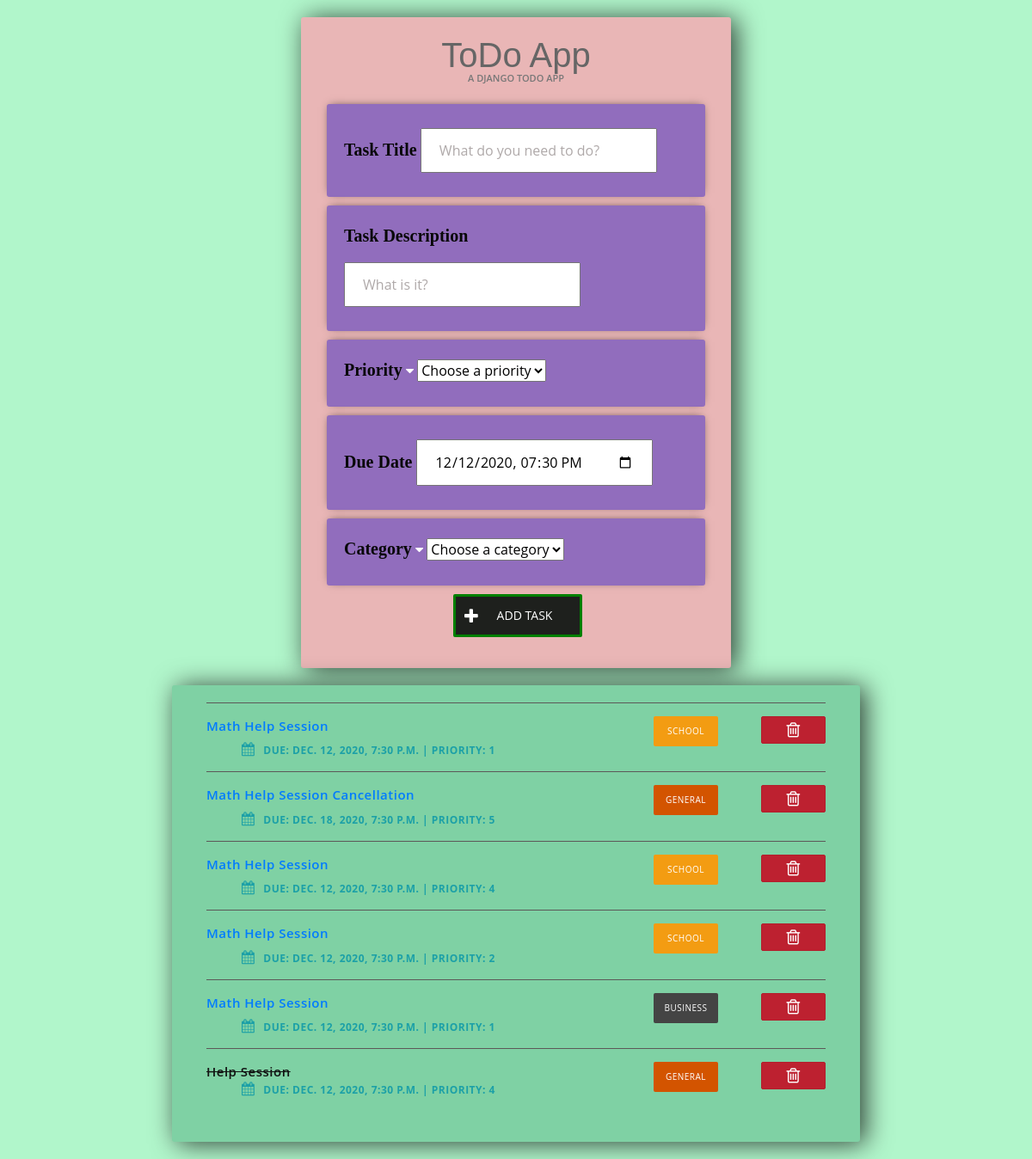
Before: / with the older database file.
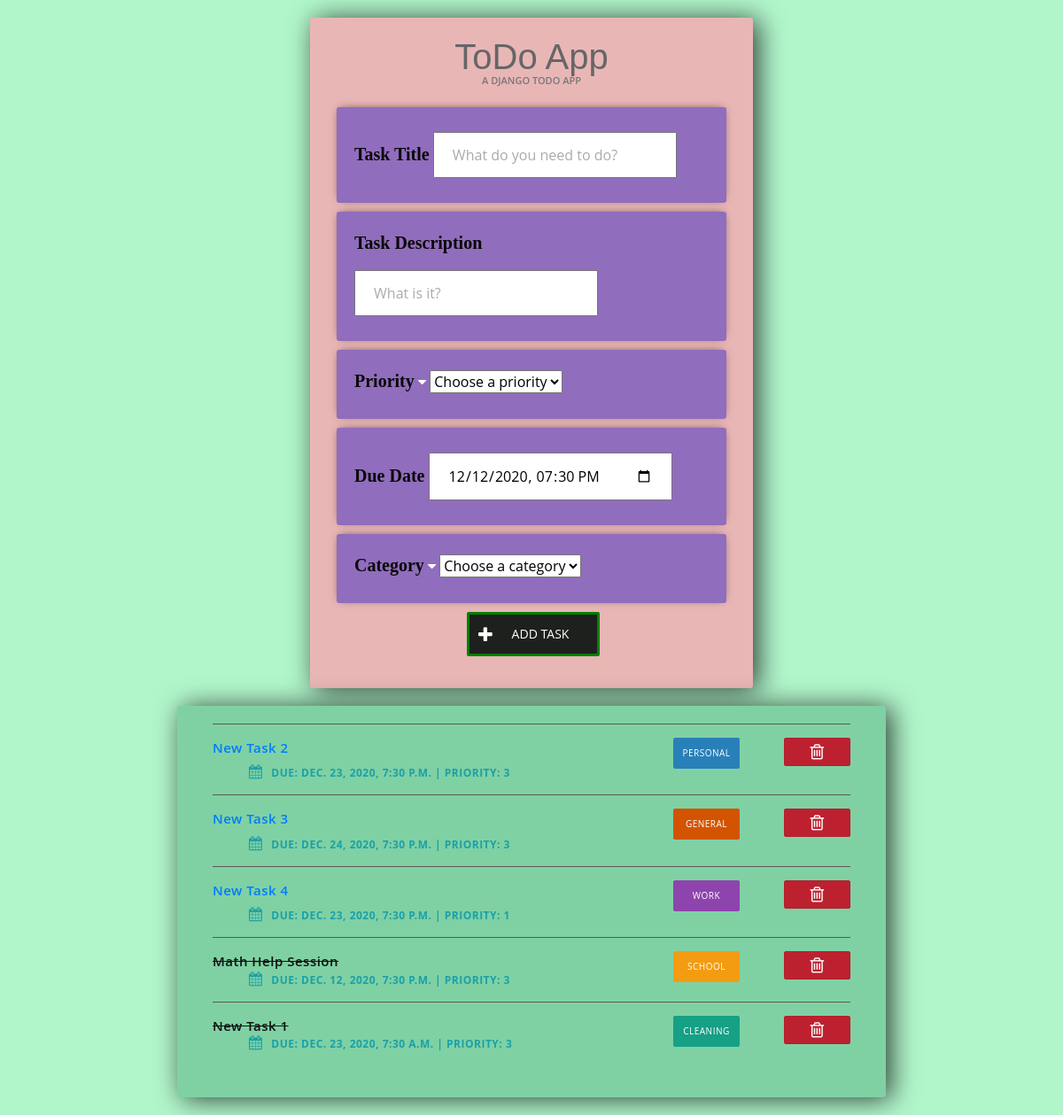
After: the same page with the newer database file.
### ToDoList/models.py (models this page shows, shortened)
class Task(models.Model):
    title=models.CharField(max_length=350)
    completed=models.BooleanField(default=False)
    content = models.TextField(blank=True)
    created = models.DateTimeField(default=timezone.now())
    priority = (models.IntegerField(default= 1))
    due_date = models.DateTimeField(null=False, blank=False)
    category = models.ForeignKey(Category, default="general", on_delete= models.CASCADE) # a foreignkey
    class Meta:
        ordering = ["-created"]

class Category(models.Model): # The Category table name that inherits models.Model
    name = models.CharField(max_length=100, primary_key=True) #Like a varchar
    class Meta:
        verbose_name = ("Category")
        verbose_name_plural = ("Categories")
    def __str__(self):
        return self.name #name to be shown when called

### ToDoList/views.py (the view, shortened to what this page needs)
# urls.py: path('',views.index,name="index"),
def index(request):
    tasks = Task.objects.all()
    categories = Category.objects.all() #getting all categories with object manager
    return render(request, "index.html", {"tasks": tasks, "categories":categories, 'n' : range(1, 6, 1)})

### templates/index.html (shortened to what this page needs)
<link rel="stylesheet" href="https://stackpath.bootstrapcdn.com/bootstrap/4.3.1/css/bootstrap.min.css">
<link rel="stylesheet" type="text/css" href="https://maxcdn.bootstrapcdn.com/font-awesome/4.7.0/css/font-awesome.min.css">
<link rel="stylesheet" href="https://maxcdn.bootstrapcdn.com/bootstrap/4.0.0-beta/css/bootstrap.min.css">
    {% load static %}
    <link rel="stylesheet" type="text/css" href="{% static 'ToDoLIst/style.css' %}">
<div class="center-column">
    <h1>ToDo App</h1>
    <p class="tagline">a Django todo app</p>
    <form method="post">
        <div class="item-row">
            <label for="title">Task Title</label>
            <input type="text" id="title" class="taskTitle" placeholder="What do you need to do?" name="title" required>
        </div>
        <div class="item-row">
            <label for="title">Task Description</label>
            <input type="text" id="content" class="taskContent" placeholder="What is it?" name="content" required>
        </div>
        <div class="item-row">
            <label for="category">Priority</label>
            <i class="fa fa-caret-down selectArrow"></i>
            <select id="priority" class="taskPriority" name="priority" required>
            <option class="disabled" value="">Choose a priority</option>
            </select>
        </div>
        <div class="item-row">
            <label for="due_date">Due Date</label>
            <input type="datetime-local" value="2020-12-12T19:30" min="2020-12-12T00:00" id="due_date" class="task_due_date" name="due_date">
        </div>
        <div class="item-row">
            <label for="category">Category</label>
            <i class="fa fa-caret-down selectArrow"></i>
            <select id="category" class="taskCategory" name="category" required>
            <option class="disabled" value="">Choose a category</option>
            </select>
        </div>
        <button class="taskAdd" name="taskAdd" type="submit"><i class="fa fa-plus icon"></i>Add task</button>
    </form>
</div>
<div class="todo-list">
    <div>
    <ol class="taskList">
        {% for task in tasks %}
            <li class="taskItem">
                {% if task.completed == True %}
                    <strike>{{task.title}} </strike>
                {% else %}
                    <label for="{{ task.id }}"><span class="complete-" ><a href="{% url "update_task" task.id %}">{{task.title}}</a></span></label>
                {% endif %}
                <a href="{% url "delete_task" task.id %}" class="btn btn-danger btn-lg active " role="button" aria-pressed="true"> <i class="fa fa-trash-o icon"></i></a>
                <span class="category-{{ task.category }}">{{ task.category }}</span>
                <strong class="taskDate"><i class="fa fa-calendar"></i>Due: {{ task.due_date }} | Priority: {{task.priority}}</strong>
            </li>
        {% endfor %}
    </ol>
</div>

### static/ToDoList/style.css (style rules this page uses)
*, *:before, *:after { -webkit-box-sizing: border-box; -moz-box-sizing: border-box; box-sizing: border-box; }

### templates/index.html (style rules this page uses)
input { width: 275px; padding: 12px 20px; margin: 8px 0; box-sizing: border-box; }
input::placeholder { color: #afa9a9; }
.center-column { width:500px; margin: 20px auto; padding:20px; background-color: rgb(233, 182, 182); border-radius: 3px; box-shadow: 6px 2px 30px 0px rgba(0,0,0,0.75); }
.todo-list { width:800px; margin: 20px auto; padding:20px; background-color: rgb(127, 209, 164); border-radius: 3px; box-shadow: 6px 2px 30px 0px rgba(0,0,0,0.75); }
.item-row { background-color: #916dbd; margin: 10px; padding: 20px; border-radius: 3px; color: #fff; font-size: 16px; box-shadow: 0px -1px 10px -4px rgba(0,0,0,0.75); }
.taskItem { border-top: 1px solid #5c5858; padding: 15px 0; color: rgb(17, 19, 18); font-weight: 600; font-size: 15px; letter-spacing: 0.5px; }
.taskList { list-style: none; padding: 0 20px; }
.icon { font-size: 20px; }
.taskAdd { background: rgb(30, 32, 29); padding-left: 31px; justify-content: center; align-items: center; border: 3px solid green; height:50px; width:150px; margin-top: -20px; margin: -0px -50px; top:40%; left:45%; }
.taskAdd .icon { position: absolute; top: 30%; left: 10px; font-size: 20px; }
.btn-danger { font-size: 10px; vertical-align: middle; color: rgb(189, 45, 45); padding: 5px; width: 75px; text-align: center; border-radius: 2px; float: right; font-weight: normal; left:500px; vertical-align: middle; -webkit-transition: all 0.3s; transition: all 0.3s; }
button { font-family: 'Open Sans', sans-serif; background: transparent; border-radius: 2px; border: none; outline: none; height: 50px; font-size: 14px; color: #fff; cursor: pointer; text-transform: uppercase; position: relative; -webkit-transition: all 0.3s; transition: all 0.3s; padding-left: 30px; padding-right: 15px; }
.taskList .taskDate { color: #1ca0a7; font-size: 12px; font-weight: bold; text-transform: uppercase; display: block; margin-left: 41px; }
.fa-calendar { margin-right: 10px; font-size: 16px; }
[class*='category-'] { display: inline-block; font-size: 10px; background: #444; vertical-align: middle; color: #fff; padding: 10px; width: 75px; text-align: center; border-radius: 2px; float: right; font-weight: normal; text-transform: uppercase; margin-right: 50px; }
.category-Personal { background: #2980b9; }
.category-Work { background: #8e44ad; }
.category-School { background: #f39c12; }
.category-Cleaning { background: #16a085; }
.category-General { background: #d35400; }
h1 { font-family: 'Rokkitt', sans-serif; color: #666; text-align: center; font-weight: 400; margin: 0; }
.tagline { margin-top: -10px; text-align: center; padding: 5px 20px; font-size: 11px; font-weight: 600; text-transform: uppercase; color: #777; }
.center-column label { font-family: 'Times New Roman', Times, serif; font-size: 20px; font-weight: 600; color: rgb(8, 8, 8); }

Changed rows visible on the page:
removed Task: title "Math Help Session", category "SCHOOL", due_date "DEC. 12, 2020, 7:30 P.M.", priority "1"
removed Task: title "Math Help Session Cancellation", category "GENERAL", due_date "DEC. 18, 2020, 7:30 P.M.", priority "5"
removed Task: title "Math Help Session", category "SCHOOL", due_date "DEC. 12, 2020, 7:30 P.M.", priority "4"
removed Task: title "Math Help Session", category "SCHOOL", due_date "DEC. 12, 2020, 7:30 P.M.", priority "2"
removed Task: title "Math Help Session", category "BUSINESS", due_date "DEC. 12, 2020, 7:30 P.M.", priority "1"
removed Task: title "Help Session", category "GENERAL", due_date "DEC. 12, 2020, 7:30 P.M.", priority "4"
added Task: title "New Task 2", category "PERSONAL", due_date "DEC. 23, 2020, 7:30 P.M.", priority "3"
added Task: title "New Task 3", category "GENERAL", due_date "DEC. 24, 2020, 7:30 P.M.", priority "3"
added Task: title "New Task 4", category "WORK", due_date "DEC. 23, 2020, 7:30 P.M.", priority "1"
added Task: title "Math Help Session", category "SCHOOL", due_date "DEC. 12, 2020, 7:30 P.M.", priority "3"
added Task: title "New Task 1", category "CLEANING", due_date "DEC. 23, 2020, 7:30 A.M.", priority "3"
